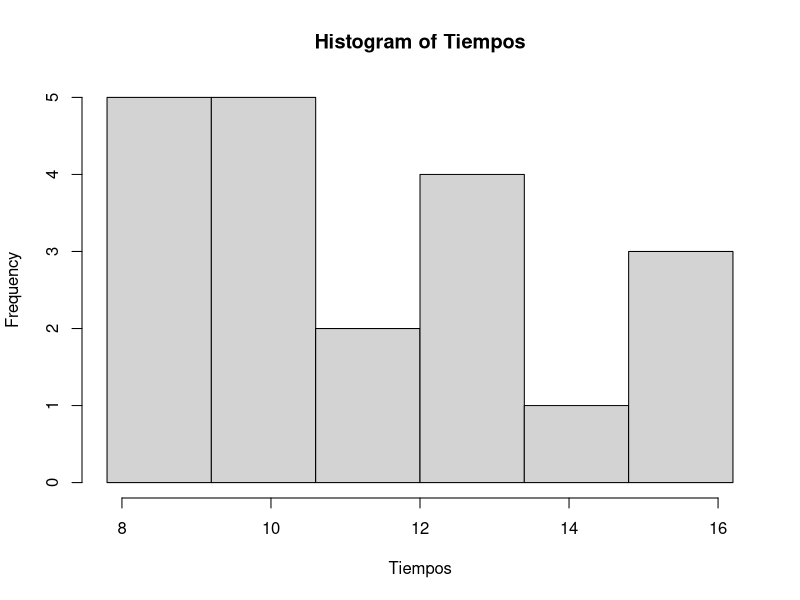
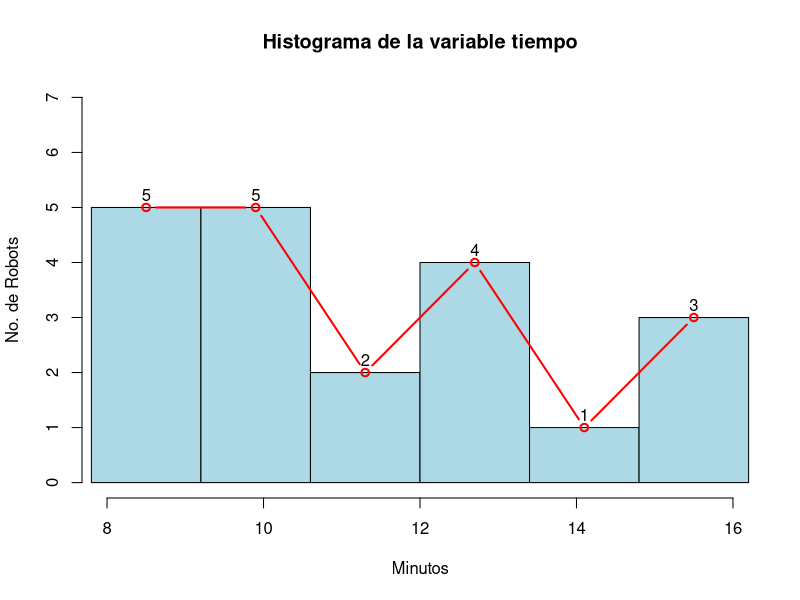

Here is the R script that generated these plots, in order:
#trabajo 2 corte 2 por albeiro naranjo
# punto 1 - poligono de frecuencias 
Tiempos <-c(11.3, 12.3, 8.3,15.2,9.7, 9.7,12.6, 7.8, 14.2, 9.7, 11.3, 12.6, 8.3,12.3,10.4,8.2,8.0,9.3,15.2,16)
agru <- Agru <- hist(Tiempos,breaks=c(7.8,9.2,10.6,12,13.4,14.8,16.2), right=F, include.lowest = T)
tar <- data.frame(agru$mids, agru$counts)
colnames(tar) <- c("Marca", "Frecuencia")
agru<-hist(Tiempos,breaks=c(7.8,9.2,10.6,12,13.4,14.8,16.2),labels=T,right=F,include.lowest=T,col="lightblue",xlab="Minutos",ylab="No. de Robots",main="Histograma de la variable tiempo", ylim = c(0,7), xlim=c(8,16))
par(new = TRUE)
plot(tar$Marca, tar$Frecuencia,col="red", type="b", lwd=2,axes = F, ann = F, ylim = c(0,7), xlim=c(8,16))


# punto 2 - media geometrica
crecimiento <- c(1.05, 1.12, 1.08, 1.03, 1.15)
media_geom <- prod(crecimiento)^(1/length(crecimiento))
print(paste("Media geométrica:", round(media_geom, 4)))

#punto 3 -media armonica
velocidades = c(60,80,90,75,67,87)
n <- length(velocidades)
sum_inversas <- sum(1/velocidades)
media_arm <- n / sum_inversas
print(paste("Media armónica (velocidad promedio):", round(media_arm, 2), "km/h"))

#punto 4- media ponderada
notas <- c(85, 90, 70, 95)
pesos <- c(0.3, 0.4, 0.2, 0.1)
media_ponderada <- sum(notas * pesos) / sum(pesos)
print(paste("Nota final (media ponderada):", round(media_ponderada, 3)))
